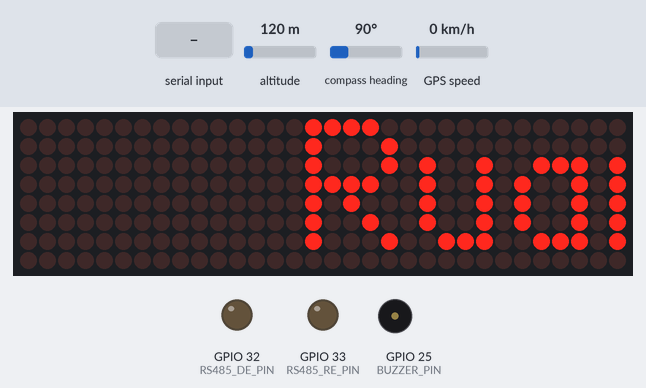
Simulated run of this program. Board: ESP32. On the bench: 32×8 LED matrix, output pins drawn as LEDs (lit = HIGH), buzzer (waves = sounding, pin HIGH). The test bench sets the inputs (shaded band); at power-on: altitude 120 m, compass heading 90°, GPS speed 0 km/h. WiFi joins after 1.5 s; servers stay silent unless stated; uploads are accepted with an empty reply; the GPS gets a fix after 3 s at 37.7749, -122.4194 with 8 satellites; what the program prints to the serial monitor is not drawn.

Above: at 4.89 s.
4.9 s: "SID:1\n" received over the second serial link
At 5.18 s:
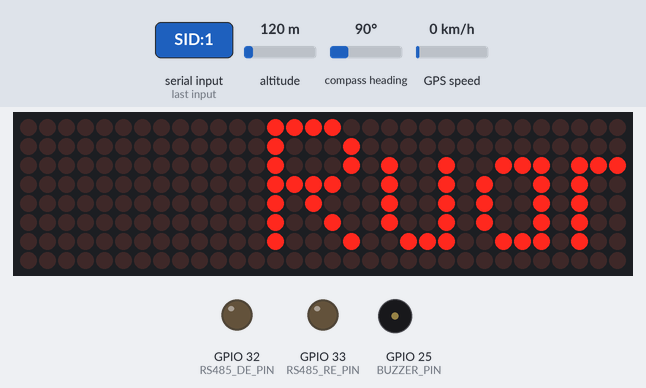
At 5.57 s:
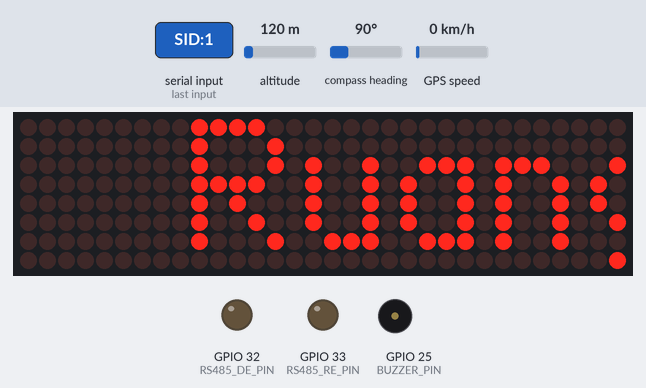

The program:

main.cpp
```cpp
#include <Arduino.h>
#include "wifi_connect.h"
#include "credentials.h"
#include "gps_module.h"
#include "rs485_comm.h"
#include "ledMat.h"
#include <HTTPClient.h>

// === Sensor Data ===
float lpg = 0.0, co = 0.0, smoke = 0.0;
float t1 = 0.0, t2 = 0.0, t3 = 0.0, t4 = 0.0;
float humid = 0.0, press = 0.0;
String SID;

// === Pins ===
#define RS485_DE_PIN 32
#define RS485_RE_PIN 33
#define BUZZER_PIN 25

// === Buzzers ===
unsigned long previousBuzzerMillis = 0;
int buzzerState = LOW;
int buzzerInterval = 0;

// === GPS ===
HardwareSerial GPS_Serial(1);
GPSModule gps(GPS_Serial);
long gpsLastUpdate = 0;
long gpsUpdateInterval = 1000; // 1 second
double latitude = 0.0;
double longitude = 0.0;
double altitude = 0.0;
int satellites = 0;

// === RS485 ===
#define RS485_BAUD 9600
RS485Comm rs485(Serial2, RS485_DE_PIN, RS485_RE_PIN, RS485_BAUD); // DE = GPIO32, RE = GPIO33
unsigned long lastDataRead = 0;

// === Global Variables ===
unsigned long lastDataSent = 0;
int flag = 0;

// === FUNCS ===
void readRS485();
void parseData(const String& data);
void gpsRoutine();
bool detectFire();
int classifyCondition();
void sendDataToServer();
void buzzerAlert();

void setup() {
  Serial.begin(115200);
  pinMode(BUZZER_PIN, OUTPUT);
  digitalWrite(BUZZER_PIN, LOW);
  rs485.begin();
  delay(1000);
  connectToWiFi(WIFI_SSID, WIFI_PASS);
  Serial.println("Menghubungkan GPS");
  gps.begin(9600);
  Serial.println("GPS Module siap...");
  initLEDMAT();
  delay(100);
  ledmat.displayScroll("Ruangan Aman", PA_CENTER, PA_SCROLL_LEFT, 75);
}

void loop() {
  if(WiFi.status() != WL_CONNECTED)
  {
    connectToWiFi(WIFI_SSID, WIFI_PASS);
  }
  gpsRoutine();
  readRS485();
  buzzerAlert();
  if(ledmat.displayAnimate())
  {
      if (flag) {
      Serial.println("🔥 Kebakaran terdeteksi!");
      ledmat.displayScroll("Kebakaran terdeteksi!", PA_CENTER, PA_SCROLL_LEFT, 75);
    } else {
      Serial.println("✅ Ruangan Aman");
      ledmat.displayScroll("Ruangan Aman", PA_CENTER, PA_SCROLL_LEFT, 75);
    }
  }
  delay(5);
}

void readRS485() {
  if(millis() - lastDataRead >= 500)
  {
    if (rs485.available()) {
      String data = rs485.readLine();  // Terima satu baris
      Serial.print("📥 Diterima: ");
      Serial.println(data);

      // Parsing data (contoh: LPG:23.45;CO:14.67;SMK:76.23;...)
      parseData(data);
    }
    lastDataRead = millis();
  } // Kirim setiap 5 detik
}

void parseData(const String& data) {
  int start = 0;
  while (start < data.length()) {
    int sep = data.indexOf(':', start);
    int end = data.indexOf(';', sep);
    if (sep == -1 || end == -1) break;

    String key = data.substring(start, sep);
    String value = data.substring(sep + 1, end);

    if (key == "SID") SID = value;
    // else if (key == "LPG") lpg = value;
    else if (key == "CO") co = value.toFloat();
    else if (key == "GAS") lpg = value.toFloat();
    // else if (key == "SMK") smoke = value;
    else if (key == "TEMP1") t1 = value.toFloat();
    else if (key == "TEMP2") t2 = value.toFloat();
    else if (key == "TEMP3") t3 = value.toFloat();
    else if (key == "TEMP4") t4 = value.toFloat();
    else if (key == "HUM") humid = value.toFloat();
    else if (key == "PRS") press = value.toFloat();

    start = end + 1;

  }
  flag = classifyCondition();
  sendDataToServer();
}

void gpsRoutine() {
  if (millis() - gpsLastUpdate >= gpsUpdateInterval)
  {
    gpsLastUpdate = millis();
    gps.update();
    if (gps.hasValidLocation())
    {
      altitude = gps.getAltitude();
      latitude = gps.getLatitude();
      longitude = gps.getLongitude();
      satellites = gps.getSatellites();
    }
  }
}

bool detectFire() {
  float avgTemp = (t1 + t2 + t3 + t4) / 4.0;

  bool highDeviation = (abs(t1-avgTemp) > 5.0) || (abs(t2-avgTemp) > 5.0) || (abs(t3-avgTemp) > 5.0) || (abs(t4-avgTemp) > 5.0);
  bool highTemp = avgTemp > 50.0;         // Suhu di atas 50°C
  bool lowHumidity = humid < 30.0;        // Kelembapan di bawah 30%
  bool highLPG = lpg > 400.0;             // Nilai ADC atau ppm indikatif
  bool highCO = co > 300.0;               // Nilai ADC atau ppm indikatif

  // Deteksi kebakaran jika setidaknya 3 dari 4 kondisi terpenuhi
  int fireIndicators = 0;
  if (highTemp) fireIndicators++;
  if (lowHumidity) fireIndicators++;
  if (highLPG) fireIndicators++;
  if (highCO) fireIndicators++;
  if (highDeviation) fireIndicators++;

  return fireIndicators >= 3;
}

int classifyCondition() {
  float avgTemp = (t1 + t2 + t3 + t4) / 4.0;
  int score = 0;
  if (avgTemp > 50) score++;
  if (humid < 30) score++;
  if (lpg > 400) score++;
  if (co > 20) score+= co/20;
  if ((abs(t1-avgTemp) > 5.0) || (abs(t2-avgTemp) > 5.0) || (abs(t3-avgTemp) > 5.0) || (abs(t4-avgTemp) > 5.0)) score++;

  if (score >= 4) return 3; // Kebakaran
  else if (score == 3) return 2; // Bahaya
  else if (score == 2) return 1; // Waspada
  else return 0; // Normal
}

void sendDataToServer() {
  if (millis() - lastDataSent < 5000) return; // Kirim setiap 5 detik
  {
    if (WiFi.status() != WL_CONNECTED) return;

    HTTPClient http;
    http.begin("http://localhost/api/sensor/reading");
    http.addHeader("Content-Type", "application/json");
    http.addHeader("Authorization", TOKEN);

    int kondisi = classifyCondition();

    String json = "{";
    json += "\"device_id\": \"ce6041de-2860-4e34-b968-85df3dd9d8f3\",";
    json += "\"SID\": \"" + SID + "\",";
    json += "\"TP1\": " + String(t1, 2) + ",";
    json += "\"TP2\": " + String(t2, 2) + ",";
    json += "\"TP3\": " + String(t3, 2) + ",";
    json += "\"TP4\": " + String(t4, 2) + ",";
    json += "\"HMD\": " + String(humid, 2) + ",";
    json += "\"PRS\": " + String(press, 2) + ",";
    json += "\"CMO\": " + String(co, 0) + ",";
    json += "\"GAS\": " + String(lpg, 0) + ",";
    json += "\"LAT\": " + String(latitude, 6) + ",";
    json += "\"LON\": " + String(longitude, 6) + ",";
    json += "\"ALT\": " + String(altitude, 2) + ",";
    json += "\"KND\": " + String(kondisi);
    json += "}";

    int httpResponseCode = http.POST(json);
    Serial.print("[HTTP] Status: ");
    Serial.println(httpResponseCode);
    if (httpResponseCode > 0) {
      String response = http.getString();
      Serial.println("Response: " + response);
    }

    http.end();
    lastDataSent = millis();
    }
}

void buzzerAlert() {
  switch (flag) {
    case 3: buzzerInterval = 1000; break;
    case 2: buzzerInterval = 500;  break;
    case 1: buzzerInterval = 250;  break;
    default:
      digitalWrite(BUZZER_PIN, LOW);
      return;
  }

  unsigned long currentMillis = millis();
  if (currentMillis - previousBuzzerMillis >= buzzerInterval) {
    previousBuzzerMillis = currentMillis;
    buzzerState = !buzzerState;
    digitalWrite(BUZZER_PIN, buzzerState);
  }
}
```

credentials.h
```cpp
#define WIFI_SSID "Stun"
#define WIFI_PASS "stunt12345"
#define TOKEN "3|Mu0X2G51SIDdhH3AcCXCEIyhZauTlKlY176NyJ7A1a68e736"
```

gps_module.h
```cpp
#ifndef GPS_MODULE_H
#define GPS_MODULE_H

#include <Arduino.h>
#include <TinyGPS++.h>

/*
  GPSModule
  --------------
  Modul ini menggabungkan TinyGPS++ dengan objek HardwareSerial.
  Pastikan kamu menghubungkan modul GPS NEO-6M ke salah satu port hardware serial ESP32
  (misalnya Serial1, Serial2) dan atur pin sesuai dengan board ESP32 kamu.

  Cara penggunaan:
  1. Di file utama, sertakan header ini: #include "gps_module.h"
  2. Buat objek GPSModule, misalnya:
       GPSModule gps(Serial1);
  3. Inisialisasi serial GPS di setup(), misalnya: gps.begin(9600);
  4. Di loop(), panggil gps.update() secara terus-menerus agar data terproses.
  5. Ambil data seperti koordinat, altitudo, atau jumlah satelit melalui fungsi yang ada.
*/

class GPSModule {
public:
  // Instance TinyGPS++ untuk parsing data GPS
  TinyGPSPlus gps;

private:
  // Pointer ke port serial yang digunakan untuk komunikasi GPS
  HardwareSerial* gpsSerial;

public:
  // Constructor: menerima referensi ke HardwareSerial (misal, Serial1)
  GPSModule(HardwareSerial &serialPort) : gpsSerial(&serialPort) {}

  // Inisialisasi port serial untuk komunikasi dengan modul GPS
  void begin(unsigned long baudRate = 9600) {
    gpsSerial->begin(baudRate, SERIAL_8N1, 26, 27);
  }

  // Update data GPS: panggil fungsi ini di dalam loop() agar data baru selalu diproses
  void update() {
    while (gpsSerial->available()) {
      char c = gpsSerial->read();
      gps.encode(c);
    }
  }

  // Cek apakah GPS memiliki data lokasi yang valid
  bool hasValidLocation() {
    return gps.location.isValid();
  }

  // Ambil nilai latitude. Jika data tidak valid, akan bernilai 0.0
  double getLatitude() {
    return gps.location.lat();
  }

  // Ambil nilai longitude. Jika data tidak valid, akan bernilai 0.0
  double getLongitude() {
    return gps.location.lng();
  }

  // Ambil nilai altitude (meter)
  double getAltitude() {
    return gps.altitude.meters();
  }

  // Ambil jumlah satelit yang digunakan GPS
  int getSatellites() {
    return gps.satellites.value();
  }

  // Fungsi debug: mencetak status data GPS ke Serial monitor
  void printStatus() {
    Serial.print("Latitude: ");
    Serial.println(getLatitude());
    Serial.print("Longitude: ");
    Serial.println(getLongitude());
    Serial.print("Altitude: ");
    Serial.print(getAltitude());
    Serial.println(" m");
    Serial.print("Satellites: ");
    Serial.println(getSatellites());
  }
};

#endif

/*
#include <Arduino.h>
#include "gps_module.h"

// Misalnya gunakan Serial1 untuk GPS, pastikan pin TX/RX sesuai dengan wiring pada ESP32 kamu.
GPSModule gps(Serial1);

void setup() {
  Serial.begin(115200);
  // Inisialisasi serial untuk GPS dengan baud rate 9600 (umum untuk NEO-6M)
  gps.begin(9600);
  Serial.println("GPS Module siap...");
}

void loop() {
  // Baca data GPS secara terus-menerus
  gps.update();

  // Jika data lokasi valid, cetak informasinya
  if (gps.hasValidLocation()) {
    gps.printStatus();
  }

  delay(1000);
}

*/
```

ledMat.h
```cpp
#ifndef LEDMAT_H
#define LEDMAT_H

#include <MD_Parola.h>
#include <MD_MAX72xx.h>
#include <SPI.h>
#include <queue>

// ==== Konfigurasi Hardware ====
#define HARDWARE_TYPE MD_MAX72XX::FC16_HW // Ganti jika modul berbeda
#define MAX_DEVICES 4
#define DATA_PIN    23  // MOSI (VSPI)
#define CLK_PIN     18  // SCK (VSPI)
#define CS_PIN      5   // SS

// ==== Inisialisasi Parola ====
MD_Parola ledmat = MD_Parola(HARDWARE_TYPE, CS_PIN, MAX_DEVICES);

// ==== Konfigurasi Display ====
std::queue<String> msgQueue;
bool isAnimating = false;

// ==== Fungsi Tambah Pesan ====
void displayLEDMAT(const String& msg) {
  msgQueue.push(msg);
}

// ==== Fungsi Update Display ====
void updateLEDMAT() {
  if (ledmat.displayAnimate()) { // Animasi selesai
    isAnimating = false;
    ledmat.displayReset(); // Reset untuk pesan berikutnya
  }

  if (!isAnimating && !msgQueue.empty()) {
    String nextMsg = msgQueue.front();
    msgQueue.pop();

    // Gunakan displayText() untuk testing awal
    ledmat.displayText(nextMsg.c_str(), PA_CENTER, 0, 0, PA_PRINT, PA_NO_EFFECT);
    isAnimating = true;
  }
}

// ==== Fungsi Inisialisasi ====
void initLEDMAT() {
  SPI.begin(CLK_PIN, -1, DATA_PIN, CS_PIN); // ESP32: CLK, MISO, MOSI, SS
  ledmat.begin();
  ledmat.setFont(NULL);
  ledmat.setIntensity(5);
  ledmat.displayClear();
  ledmat.displaySuspend(false); // Pastikan display aktif
}

#endif
```

rs485_comm.h
```cpp
#ifndef RS485_COMM_H
#define RS485_COMM_H

#include <Arduino.h>

// === RS485 dengan MAX485 (half-duplex) ===
// DE (Driver Enable) → HIGH untuk kirim
// RE (Receiver Enable) → LOW untuk menerima

class RS485Comm {
  private:
    HardwareSerial& serialPort;
    int dePin;
    int rePin;
    unsigned long baudRate;

  public:
    RS485Comm(HardwareSerial& port = Serial2, int de = 32, int re = 33, unsigned long baud = 9600)
      : serialPort(port), dePin(de), rePin(re), baudRate(baud) {}

    void begin() {
      pinMode(dePin, OUTPUT);
      pinMode(rePin, OUTPUT);
      setReceiveMode(); // default ke mode terima
      serialPort.begin(baudRate);
    }

    void setTransmitMode() {
      digitalWrite(dePin, HIGH);
      digitalWrite(rePin, HIGH);
      delayMicroseconds(10);
    }

    void setReceiveMode() {
      digitalWrite(dePin, LOW);
      digitalWrite(rePin, LOW);
      delayMicroseconds(10);
    }

    void send(const String& data) {
      setTransmitMode();
      serialPort.print(data);
      serialPort.flush();
      setReceiveMode();
    }

    void send(const uint8_t* data, size_t len) {
      setTransmitMode();
      serialPort.write(data, len);
      serialPort.flush();
      setReceiveMode();
    }

    bool available() {
      return serialPort.available();
    }

    String readLine() {
      String incoming = "";
      while (serialPort.available()) {
        char c = serialPort.read();
        if (c == '\n') break;
        incoming += c;
      }
      return incoming;
    }

    int readByte() {
      return serialPort.read();
    }

    void ping() {
      send("PING\n");
    }

    void pong() {
      send("PONG\n");
    }
};

#endif
```

wifi_connect.h
```cpp
#ifndef WIFI_CONNECT_H
#define WIFI_CONNECT_H

#include <WiFi.h>
#include <ESP32Ping.h>

void connectToWiFi(const char* ssid, const char* password, int maxRetries = 20) {
  WiFi.mode(WIFI_STA);
  WiFi.begin(ssid, password);

  Serial.print("🔌 Menghubungkan ke WiFi: ");
  Serial.println(ssid);

  int retries = 0;
  while (WiFi.status() != WL_CONNECTED && retries < maxRetries) {
    delay(500);
    Serial.print(".");
    retries++;
  }

  if (WiFi.status() == WL_CONNECTED) {
    Serial.println("\n✅ WiFi tersambung!");
    Serial.print("📶 IP Address: ");
    Serial.println(WiFi.localIP());

    IPAddress targetIP = WiFi.gatewayIP();
    Serial.print("📡 Melakukan ping ke: ");
    Serial.println(targetIP);

    if (Ping.ping(targetIP, 3)) {
      Serial.println("✅ Ping berhasil! Internet kemungkinan aktif.");
    } else {
      Serial.println("⚠️ Ping gagal. Periksa koneksi jaringan.");
    }

  } else {
    Serial.println("\n❌ Gagal menyambung ke WiFi.");
  }
}

#endif
```
